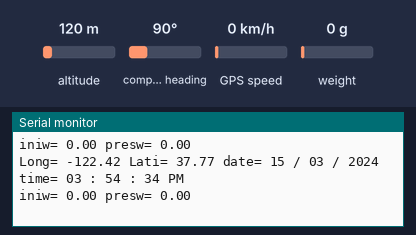
This sketch was run on a simulated ESP8266 (NodeMCU). On the bench: the last lines printed to the serial monitor. Inputs (shaded band) come from the test bench; at power-on: weight on the scale 0 g, altitude 120 m, compass heading 90°, GPS speed 0 km/h. WiFi joins after 1.5 s; servers stay silent unless stated; the local clock reads 2024-03-15 10:24:30 at power-on unless the sketch sets it; the GPS gets a fix after 3 s at 37.7749, -122.4194 with 8 satellites.

Above: at 5.5 s.
5.6 s: weight on the scale set to 100 g
At 5.6 s:
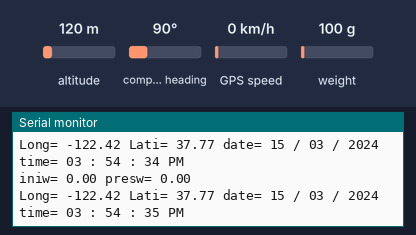
7.1 s: weight on the scale set to 1250 g
At 7.8 s:
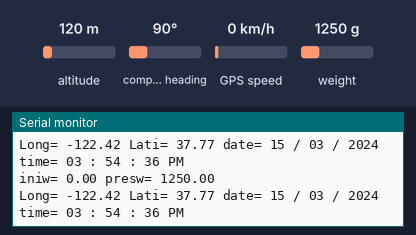
Timing chart, 0 to 10.1 s (numbered marks = the images above; inputs shaded):
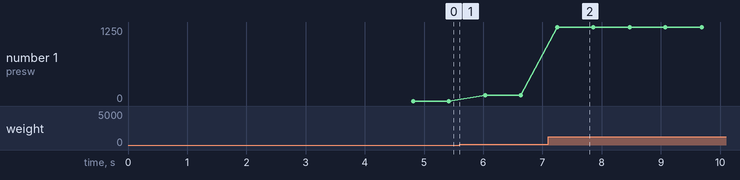

Measured:
- after the input at 7.1 s, the serial monitor: prints a new line after 0.15 s (image 2)
- plotted number 1: 0 → 100 after the input at 5.6 s, 100 → 1250 after the input at 7.1 s

The sketch:

gps.ino
```cpp
#include <TinyGPS++.h> // library for GPS module
#include <SoftwareSerial.h>
#include <ESP8266WiFi.h>
TinyGPSPlus gps;  // The TinyGPS++ object
SoftwareSerial ss(4, 5); // The serial connection to the GPS device
#include "HX711.h"
#include <WiFiClientSecure.h>
#include <UniversalTelegramBot.h>
#include <ArduinoJson.h>

const char* ssid = "ambi"; //ssid of your wifi
const char* password = "abcd1234"; //password of your wifi

// Initialize Telegram BOT
#define BOTtoken "5509658621:AAE-gjP1_nMhPky-2cB7Z3rcJQ-7L2nbDyw"
// Use @myidbot to find out the chat ID of an individual or a group
// Also note that you need to click "start" on a bot before it can
// message you
#define CHAT_ID "5156129207"

double latitude , longitude;
int year , month , date, hour , minute , second;
String date_str , time_str , lat_str , lng_str,msg="";
int pm;
// HX711 circuit wiring
const int LOADCELL_DOUT_PIN = 12;
const int LOADCELL_SCK_PIN = 13;
float iniw,presw;

HX711 scale;
X509List cert(TELEGRAM_CERTIFICATE_ROOT);
WiFiClientSecure client;
UniversalTelegramBot bot(BOTtoken, client);

void setup()
{
  Serial.begin(115200);
  ss.begin(9600);
  scale.begin(LOADCELL_DOUT_PIN, LOADCELL_SCK_PIN);
  configTime(0, 0, "pool.ntp.org");      // get UTC time via NTP
  client.setTrustAnchors(&cert); // Add root certificate for api.telegram.org
  Serial.println();
  Serial.print("Connecting to ");
  Serial.println(ssid);
  WiFi.begin(ssid, password); //connecting to wifi
  while (WiFi.status() != WL_CONNECTED)// while wifi not connected
  {
    delay(500);
    Serial.print("."); //print "...."
  }
  Serial.println("");
  Serial.println("WiFi connected");

  scale.set_scale(140.687);
  scale.tare();
  //Serial.println(scale.read());
  //Serial.println(scale.read_average(20));
  //Serial.println(scale.get_value(5));
  iniw = scale.get_units(10);
  Serial.println(scale.get_units(5), 1);

  bot.sendMessage(CHAT_ID, "Monitoring started", "");
}


void loop()
{
  while (ss.available() > 0) //while data is available
    if (gps.encode(ss.read())) //read gps data
    {
      if (gps.location.isValid()) //check whether gps location is valid
      {
        latitude = gps.location.lat();
        lat_str=String(latitude);
        longitude = gps.location.lng();
        lng_str=String(longitude);
      }
      if (gps.date.isValid()) //check whether gps date is valid
      {
        date_str = "";
        date = gps.date.day();
        month = gps.date.month();
        year = gps.date.year();
        if (date < 10)
          date_str = '0';
        date_str += String(date);// values of date,month and year are stored in a string
        date_str += " / ";

        if (month < 10)
          date_str += '0';
        date_str += String(month); // values of date,month and year are stored in a string
        date_str += " / ";
        if (year < 10)
          date_str += '0';
        date_str += String(year); // values of date,month and year are stored in a string
      }
      if (gps.time.isValid())  //check whether gps time is valid
      {
        time_str = "";
        hour = gps.time.hour();
        minute = gps.time.minute();
        second = gps.time.second();
        minute = (minute + 30); // converting to IST
        if (minute > 59)
        {
          minute = minute - 60;
          hour = hour + 1;
        }
        hour = (hour + 5) ;
        if (hour > 23)
          hour = hour - 24;   // converting to IST
        if (hour >= 12)  // checking whether AM or PM
          pm = 1;
        else
          pm = 0;
        hour = hour % 12;
        if (hour < 10)
          time_str = '0';
        time_str += String(hour); //values of hour,minute and time are stored in a string
        time_str += " : ";
        if (minute < 10)
          time_str += '0';
        time_str += String(minute); //values of hour,minute and time are stored in a string
        time_str += " : ";
        if (second < 10)
          time_str += '0';
        time_str += String(second); //values of hour,minute and time are stored in a string
        if (pm == 1)
          time_str += " PM ";
        else
          time_str += " AM ";
      }
    }

  Serial.print("Long= ");
  Serial.print(longitude);
  msg+=lng_str;
  Serial.print(" Lati= ");
  Serial.print(latitude);
  msg+=lat_str;
  Serial.print(" date= ");
  Serial.print(date_str);
  msg+=date_str;
  Serial.print(" time= ");
  Serial.println(time_str);
  msg+=time_str;

  presw = scale.get_units(5);
  scale.power_down(); // put the ADC in sleep mode
  Serial.print("iniw= ");
  Serial.print(iniw);
  Serial.print(" presw= ");
  Serial.println(presw);
  if (presw <= (iniw - 10)) {
      bot.sendMessage(CHAT_ID,"Msg= "+msg, "");
  }
  msg=" ";

  //  s += lat_str;
  //  s += lng_str;
  //  s += date_str;
  //  s += time_str;
  delay(100);
  scale.power_up();
}
```
